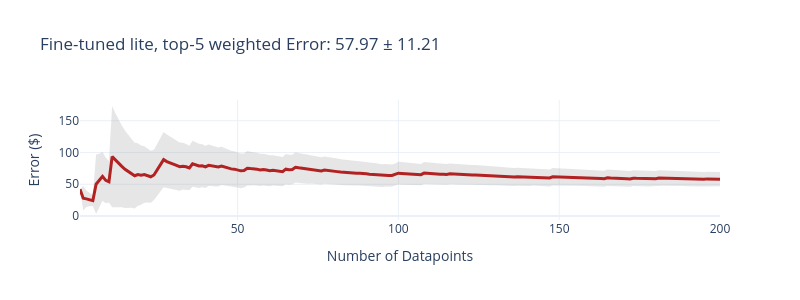
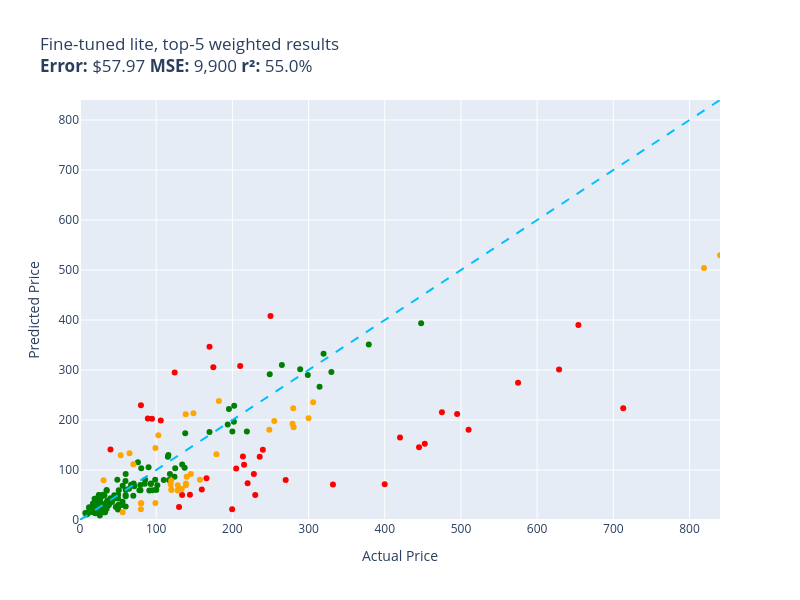

The code cell stored with these charts, in order, in its notebook:
### Markdown cell above
### An experiment: read the probabilities instead of the top token

Llama 3's tokenizer has a single token for every number from 0 to 999, and every price here is below $1,000, so the
whole dollar amount is *one* token. Instead of taking the most likely token, blend the five most likely prices by
their probability. When the model hesitates between $40 and $60, answering $50 costs less than picking the wrong one.

### Code cell
weighted_tester = Tester(lf.make_weighted_predictor(ft_model, tokenizer), prompts["test"], title="Fine-tuned lite, top-5 weighted")
weighted_tester.run()

### Figure 1 — Plotly figure (JSON) as saved in the notebook; plotly's stock layout.template omitted (floating-point values rounded to 4 significant figures; data arrays with more than 128 entries replaced by an {"elided": "..."} marker saying what was removed)
{"data": [{"fill": "toself", "fillcolor": "rgba(128,128,128,0.2)", "hoverinfo": "skip", "line": {"color": "rgba(255,255,255,0)"}, "name": "95% CI", "showlegend": false, "type": "scatter", "x": {"elided": "400 int values"}, "y": {"elided": "400 float values"}}, {"customdata": {"elided": "200x1 float values"}, "hovertemplate": "n=%{x}<br>Avg Error=$%{y:,.2f}<br>±95% CI=$%{customdata[0]:,.2f}<extra></extra>", "line": {"color": "firebrick", "width": 3}, "mode": "lines", "name": "Cumulative Avg Error", "type": "scatter", "x": {"elided": "200 int values"}, "y": {"elided": "200 float values"}}], "layout": {"height": 300, "showlegend": false, "title": {"text": "Fine-tuned lite, top-5 weighted Error: 57.97 ± 11.21"}, "width": 800, "xaxis": {"title": {"text": "Number of Datapoints"}}, "yaxis": {"title": {"text": "Error ($)"}}}}

### Figure 2 — Plotly figure (JSON) as saved in the notebook; plotly's stock layout.template omitted (floating-point values rounded to 4 significant figures)
{"data": [{"customdata": [["Excess V2 Distortion/Modulation Pedal  \nGuess=$176.99 Actual=$219.00"], ["Telpo Headlight Assembly for 2015‑2017 T...\nGuess=$130.13 Actual=$115.99"], ["NewPower99 6000 mAh Battery Replacement ...\nGuess=$29.84 Actual=$54.95"], ["EXMAX NG-10X Fresnel Lens Focusing Adapt...\nGuess=$48.70 Actual=$69.98"], ["Raven Pro Document Scanner Stand  \nGuess=$48.36 Actual=$29.85"], ["Dryer Heating Element & Thermostat/Fuse ...\nGuess=$30.06 Actual=$35.74"], ["High‑Efficiency Twin‑Cylinder Air Compre...\nGuess=$295.90 Actual=$329.90"], ["Metabo HPT 36V MultiVolt Cordless Rotary...\nGuess=$350.98 Actual=$379.00"], ["UltraPro 46mm Close‑Up Macro Filter Kit ...\nGuess=$34.03 Actual=$19.99"], ["CB-6 Extra Hard Chamois Bass Drum Mallet...\nGuess=$30.11 Actual=$54.32"], ["Panasonic KX-DECT 6.0 PLUS Digital Cordl...\nGuess=$69.81 Actual=$79.20"], ["LOVE MEI Galaxy S10 Lite Heavy Duty Shoc...\nGuess=$15.49 Actual=$32.98"], ["GJY 10.6\" Portable TV with Built‑in ATSC...\nGuess=$59.31 Actual=$79.36"], ["LD Products High Yield Toner Cartridge –...\nGuess=$50.64 Actual=$49.98"], ["Dominator Platinum RGB 32GB DDR4 3200MHz...\nGuess=$86.53 Actual=$124.00"], ["HK 13\" Heavy Duty Black Push-Open Cash D...\nGuess=$72.66 Actual=$84.95"], ["June Garden Sweet Dolly Charlotte 10\" So...\nGuess=$20.86 Actual=$19.99"], ["Oil‑Rubbed Bronze Freestanding Tub Fille...\nGuess=$80.59 Actual=$98.65"], ["Handar 10GBase‑LR SFP+ Transceiver  \nGuess=$34.57 Actual=$19.99"], ["Deco Mount Pro Tripod Mic Stand Bundle  \nGuess=$47.56 Actual=$59.95"], ["3-Drawer Mobile File Cabinet  \nGuess=$126.27 Actual=$115.35"], ["Evergreen Cylinder Head Gasket Set & Hea...\nGuess=$77.92 Actual=$59.69"], ["Task Roman Ogee Router Bit 1/4\" Shank, 1...\nGuess=$36.27 Actual=$55.88"], ["120 V/15 A Right‑Angle GFCI Plug, Yellow...\nGuess=$30.06 Actual=$37.87"], ["Mylites+ Standard Comic Book Mylar Sleev...\nGuess=$22.75 Actual=$34.99"], ["LED Light Kit for Lego Sonic Green Hill ...\nGuess=$19.60 Actual=$24.99"], ["152mm Bi-Metal Hole Saw  \nGuess=$16.14 Actual=$17.99"], ["TropicalLife 18‑Inch Large Backpack  \nGuess=$21.99 Actual=$31.77"], ["LED Tail Light Assembly for 2014‑2021 To...\nGuess=$196.48 Actual=$201.99"], ["Adams Check Payment & Deposit Register –...\nGuess=$29.78 Actual=$35.49"], ["Diversitech 1/3 HP 115V Grey Motor  \nGuess=$110.94 Actual=$134.12"], ["Retevis RT68 Soft Earhook Walkie Talkie ...\nGuess=$13.78 Actual=$6.99"], ["Evan‑Fischer Front Bumper Cover for 2015...\nGuess=$228.73 Actual=$202.38"], ["Laisomeke IP67 Waterproof Junction Box  \nGuess=$25.73 Actual=$11.99"], ["Solar Pendant Shed Light with Remote Con...\nGuess=$59.31 Actual=$77.96"], ["Festool Platin 2 6‑Inch S1000 Grit Sandi...\nGuess=$59.21 Actual=$91.00"], ["Western Digital 2TB Enterprise RE4-GP SA...\nGuess=$80.12 Actual=$109.95"], ["DiMarzio DP 163 BluesBucker Pickup  \nGuess=$105.29 Actual=$89.99"], ["PM Auto Front Right Quick Complete Strut...\nGuess=$103.63 Actual=$124.94"], ["Wall Mounted Shower Faucet Set  \nGuess=$115.50 Actual=$76.00"], ["Flip Cover with Stand & Card Slot for Le...\nGuess=$15.65 Actual=$31.61"], ["Miyaya Funny Horse Mask  \nGuess=$29.72 Actual=$16.99"], ["Allmotorparts Engine Thermostat for Hond...\nGuess=$30.21 Actual=$18.89"], ["Ultra Duster Canned Air Net – 10 oz 6‑Pa...\nGuess=$21.07 Actual=$49.90"], ["Beck/Arnley Air Filter  \nGuess=$38.87 Actual=$35.87"], ["IQShield LiquidSkin Screen Protector  \nGuess=$12.65 Actual=$9.95"], ["12 Pack Military Toy Soldiers Action Fig...\nGuess=$32.86 Actual=$16.98"], ["Neporal Full Spectrum 6000K A19 LED Ligh...\nGuess=$32.25 Actual=$18.59"], ["Satco 4-Count LED A19 Light Bulbs  \nGuess=$24.05 Actual=$12.00"], ["Ceramic Talavera Mexican Tile 4x4\" – 9‑P...\nGuess=$50.31 Actual=$29.95"], ["Stick‑On Dressage Course Letters  \nGuess=$30.25 Actual=$26.99"], ["LEGO Marvel Avengers War Machine Buster ...\nGuess=$92.17 Actual=$59.95"], ["KOHLER K--CP Slider Assembly  \nGuess=$42.98 Actual=$45.67"], ["KUNN Compact Electrician Tool Pouch  \nGuess=$26.32 Actual=$21.99"], ["Trim Kit for 2‑Handle Shower & Tub Valve...\nGuess=$59.67 Actual=$94.99"], ["iPhone 12/12 Pro Nicaragua Guardabarranc...\nGuess=$15.29 Actual=$19.97"], ["Custom Replacement Infrared Remote  \nGuess=$29.58 Actual=$34.95"], ["KS K-STORM Silicone Mushroom EarTips  \nGuess=$10.80 Actual=$8.50"], ["Water‑Resistant USB Laptop Backpack for ...\nGuess=$34.16 Actual=$33.99"], ["Luminance 4‑Light Vanity Wall Light  \nGuess=$60.41 Actual=$99.99"], ["4‑Piece 6x5.5 Wheel Spacer Set  \nGuess=$79.98 Actual=$116.95"], ["ReplacementBrand 3-Pack GE RPWF Compatib...\nGuess=$30.00 Actual=$36.99"], ["MGP Caliper Covers – Set of 4 Red Powder...\nGuess=$291.46 Actual=$249.00"], ["LSI Broadcom 9300-8i 8‑Port 12Gb/s SATA+...\nGuess=$92.21 Actual=$118.00"], ["Royal Designs Decorative Tree Finial  \nGuess=$12.35 Actual=$24.95"], ["NewFantasia 2.5mm TRRS Balanced Audio Ca...\nGuess=$21.38 Actual=$31.00"], ["Mikrotik RB3011 RouterBOARD 10xGigabit  \nGuess=$290.23 Actual=$299.00"], ["Forged Carbon Fiber Case for iPhone 14 P...\nGuess=$27.16 Actual=$59.99"], ["BMW 335i/135i AC Compressor Kit  \nGuess=$266.56 Actual=$314.41"], ["MXR Carbon Copy Deluxe Analog Delay  \nGuess=$221.81 Actual=$195.50"], ["Berta 1-1/4\" Overlay 90° Soft Close Cabi...\nGuess=$49.49 Actual=$24.66"], ["Chalkboard Name Badges with Magnetic Bac...\nGuess=$13.73 Actual=$19.95"], ["4‑Pack 1000 lm Solar Street Light with M...\nGuess=$68.62 Actual=$55.99"], ["CIVIE 60W 6‑Port USB Desktop Charger  \nGuess=$26.27 Actual=$15.99"], ["Pyle Wireless Backup Camera & 4.3” LCD M...\nGuess=$72.95 Actual=$70.45"], ["Universal Power Group 12V 100Ah Sealed L...\nGuess=$176.95 Actual=$199.99"], ["HP Pavilion P7‑1257C Motherboard AAHD3‑H...\nGuess=$49.79 Actual=$59.86"], ["Kastar 3600 mAh 7.4V Lithium‑Ion Replace...\nGuess=$30.43 Actual=$19.99"], ["Amana SC587 Carbide-Tipped 3-Wing Bevele...\nGuess=$67.61 Actual=$71.23"], ["Evan Fischer Dual Fan Cooling Assembly  \nGuess=$104.30 Actual=$137.34"], ["ECCPP Power Steering Pump (21‑331)  \nGuess=$80.74 Actual=$85.48"], ["AZX Stylus Pencil for iPad (2021‑2022 Mo...\nGuess=$25.62 Actual=$29.99"], ["Unistorm Aluminum Case for Raspberry Pi ...\nGuess=$16.44 Actual=$14.99"], ["ASUS 27\" 1080P Full HD Monitor  \nGuess=$173.58 Actual=$138.10"], ["17.3\" HD Glossy LCD Replacement Screen  \nGuess=$62.26 Actual=$64.37"], ["Diversitech UC2436‑3 Ultralite Condenser...\nGuess=$103.37 Actual=$80.39"], ["Lorell Bell Chair Glide – 2.5\" Black  \nGuess=$36.76 Actual=$19.50"], ["4\" Catback Exhaust Muffler Tip for Chevy...\nGuess=$191.13 Actual=$193.88"], ["CTLAMP XL-2100 Replacement TV Lamp  \nGuess=$49.32 Actual=$32.00"], ["Sky High Car Audio 14 AWG CCA Speaker Wi...\nGuess=$49.30 Actual=$44.95"], ["APS iBoard 5‑Inch Stainless Steel Runnin...\nGuess=$310.11 Actual=$264.95"], ["Couples Conversation Card Deck  \nGuess=$21.03 Actual=$32.97"], ["The Puppet Company Carpet Unicorn Glove ...\nGuess=$15.15 Actual=$19.00"], ["KYX Racing Hardened Steel Center Drive S...\nGuess=$26.07 Actual=$46.99"], ["Baumgartens Sicurix Blank PVC ID Cards  \nGuess=$42.57 Actual=$19.11"], ["Premium Front Suspension Steering Knuckl...\nGuess=$80.53 Actual=$48.99"], ["Venom Power Terra Hunter R/T+ 35X12.5R20...\nGuess=$332.71 Actual=$319.65"], ["Custom Engagement Logo Desk Embosser Sea...\nGuess=$29.72 Actual=$49.95"], ["Audio‑Technica ATW‑T1002 System 10 Handh...\nGuess=$301.61 Actual=$289.00"], ["Glitter Gold Snowflake Envelope Seal Sti...\nGuess=$9.11 Actual=$25.99"], ["LD 7‑Pack High‑Yield Black Ink Cartridge...\nGuess=$36.05 Actual=$41.99"], ["Wine A BIT Wall Decal  \nGuess=$16.29 Actual=$12.98"], ["VATOS Bubble Machine Gun Set  \nGuess=$21.29 Actual=$22.88"], ["Carbon Fiber Racing Steering Wheel with ...\nGuess=$393.60 Actual=$447.74"], ["BXYJY 360° Protective Case with S‑Pen Ho...\nGuess=$21.87 Actual=$49.99"], ["VONADO Space Wars Colonial Viper MK1 Bui...\nGuess=$43.59 Actual=$39.99"], ["Sony Bravia TV Replacement Remote (No Vo...\nGuess=$14.54 Actual=$9.99"], ["Disney Princess Sparkling Sleeping Beaut...\nGuess=$40.33 Actual=$24.95"], ["Sabermaster 70x40 cm Card Playmat  \nGuess=$26.09 Actual=$21.99"], ["Star Wars Y‑Wing Fighter – Die‑Cast Meta...\nGuess=$33.90 Actual=$22.70"], ["DuraGo BR5330 Front Vented Disc Brake Ro...\nGuess=$69.62 Actual=$101.51"], ["Glovion Clip‑On Music Stand Light  \nGuess=$32.56 Actual=$27.99"], ["Samsung DA97-07603B Freezer Ice Maker As...\nGuess=$72.95 Actual=$93.02"], ["BLANCO Valea Stainless Steel Sink Grid –...\nGuess=$72.07 Actual=$92.88"], ["Think Gizmos Build‑Your‑Own Remote Contr...\nGuess=$49.95 Actual=$24.95"], ["4/4 Viola Bow Carbon Fiber  \nGuess=$42.77 Actual=$49.99"], ["VTech Strum & Jam KidiBand 3-in-1 Musica...\nGuess=$43.07 Actual=$21.99"], ["KZ ZS10 Pro In‑Ear Monitor Headphone Bun...\nGuess=$70.64 Actual=$66.99"], ["Fender Voodoo Child Coiled Instrument Ca...\nGuess=$60.45 Actual=$59.99"], ["LED Module for Whirlpool Refrigerator  \nGuess=$42.17 Actual=$26.59"], ["Jada Toys Ryan’s World Combo Panda Airli...\nGuess=$59.85 Actual=$34.94"], ["Pyle PCA4 2x120 W Compact Home Audio Amp...\nGuess=$59.68 Actual=$50.92"], ["Peel & Stick Hexagon Marble Backsplash (...\nGuess=$58.53 Actual=$34.99"], ["Dual Color LED Neon Sign for Gym  \nGuess=$60.51 Actual=$99.99"], ["Xiaomi Redmi 10 2022 6.5\" 50MP Quad Came...\nGuess=$176.14 Actual=$169.99"], ["Refresh 3‑Pack NSF‑53 Refrigerator Water...\nGuess=$30.40 Actual=$50.99"], ["Glitter Slim Leather Strap for Fitbit Ve...\nGuess=$15.87 Actual=$25.99"]], "hovertemplate": "%{customdata[0]}<extra></extra>", "legendgroup": "green", "marker": {"color": "green", "size": 6, "symbol": "circle"}, "mode": "markers", "name": "green", "orientation": "v", "showlegend": true, "type": "scatter", "x": [219.0, 116.0, 54.95, 69.98, 29.85, 35.74, 329.9, 379.0, 19.99, 54.32, 79.2, 32.98, 79.36, 49.98, 124.0, 84.95, 19.99, 98.65, 19.99, 59.95, 115.3, 59.69, 55.88, 37.87, 34.99, 24.99, 17.99, 31.77, 202.0, 35.49, 134.1, 6.99, 202.4, 11.99, 77.96, 91.0, 110.0, 89.99, 124.9, 76.0, 31.61, 16.99, 18.89, 49.9, 35.87, 9.95, 16.98, 18.59, 12.0, 29.95, 26.99, 59.95, 45.67, 21.99, 94.99, 19.97, 34.95, 8.5, 33.99, 99.99, 117.0, 36.99, 249.0, 118.0, 24.95, 31.0, 299.0, 59.99, 314.4, 195.5, 24.66, 19.95, 55.99, 15.99, 70.45, 200.0, 59.86, 19.99, 71.23, 137.3, 85.48, 29.99, 14.99, 138.1, 64.37, 80.39, 19.5, 193.9, 32.0, 44.95, 264.9, 32.97, 19.0, 46.99, 19.11, 48.99, 319.6, 49.95, 289.0, 25.99, 41.99, 12.98, 22.88, 447.7, 49.99, 39.99, 9.99, 24.95, 21.99, 22.7, 101.5, 27.99, 93.02, 92.88, 24.95, 49.99, 21.99, 66.99, 59.99, 26.59, 34.94, 50.92, 34.99, 99.99, 170.0, 50.99, 25.99], "xaxis": "x", "y": [177.0, 130.1, 29.84, 48.7, 48.36, 30.06, 295.9, 351.0, 34.03, 30.11, 69.81, 15.49, 59.31, 50.64, 86.53, 72.66, 20.86, 80.59, 34.57, 47.56, 126.3, 77.92, 36.27, 30.06, 22.75, 19.6, 16.14, 21.99, 196.5, 29.78, 110.9, 13.78, 228.7, 25.73, 59.31, 59.21, 80.12, 105.3, 103.6, 115.5, 15.65, 29.72, 30.21, 21.07, 38.87, 12.65, 32.86, 32.25, 24.05, 50.31, 30.25, 92.17, 42.98, 26.32, 59.67, 15.29, 29.58, 10.8, 34.16, 60.41, 79.98, 30.0, 291.5, 92.21, 12.35, 21.38, 290.2, 27.16, 266.6, 221.8, 49.49, 13.73, 68.62, 26.27, 72.95, 177.0, 49.79, 30.43, 67.61, 104.3, 80.74, 25.62, 16.44, 173.6, 62.26, 103.4, 36.76, 191.1, 49.32, 49.3, 310.1, 21.03, 15.15, 26.07, 42.57, 80.53, 332.7, 29.72, 301.6, 9.107, 36.05, 16.29, 21.29, 393.6, 21.87, 43.59, 14.54, 40.33, 26.09, 33.9, 69.62, 32.56, 72.95, 72.07, 49.95, 42.77, 43.07, 70.64, 60.45, 42.17, 59.85, 59.68, 58.53, 60.51, 176.1, 30.4, 15.87], "yaxis": "y"}, {"customdata": [["UPC RBC12-UPC Replacement Battery Cartri...\nGuess=$50.21 Actual=$229.99"], ["Lexmark X651 Compatible Toner Cartridge ...\nGuess=$50.35 Actual=$144.29"], ["ACDelco GM FW339 Front Wheel Hub & Beari...\nGuess=$110.51 Actual=$215.33"], ["Bam France 2002XL Contoured Hightech 4/4...\nGuess=$223.68 Actual=$713.00"], ["APS iBoard 6‑inch Aluminum Running Board...\nGuess=$308.06 Actual=$210.23"], ["Intermatic PX300 12V 300W Transformer wi...\nGuess=$50.19 Actual=$134.00"], ["SKB iSeries 3i-13096-6KP Camera Case  \nGuess=$305.66 Actual=$174.99"], ["Bam Trekking 3027SB Black Clarinet Backp...\nGuess=$70.97 Actual=$332.00"], ["DEWALT 20V MAX XR Impact Driver with Blu...\nGuess=$152.71 Actual=$452.53"], ["Compact High‑Performance Mini PC  \nGuess=$211.80 Actual=$495.00"], ["GanFindX Portable Hand Control System  \nGuess=$60.78 Actual=$159.90"], ["Travelpro Platinum Elite Slim Business L...\nGuess=$126.83 Actual=$213.83"], ["JRready Deutsch DT Series Connector Kit ...\nGuess=$21.38 Actual=$199.68"], ["Dakota Alert MURS Driveway Probe Sensor ...\nGuess=$73.25 Actual=$219.99"], ["3D Tree Hole Stair Risers Vinyl Mural  \nGuess=$25.93 Actual=$129.99"], ["Kohler Filtered Water Faucet  \nGuess=$215.47 Actual=$475.00"], ["Dual‑Intensity Amber Pindicator  \nGuess=$140.78 Actual=$40.00"], ["Sumerain LED Waterfall Bathroom Faucet  \nGuess=$126.27 Actual=$235.86"], ["Poison Spyder Rocker Knocker 10-08-020  \nGuess=$300.81 Actual=$628.76"], ["VLAND LED Smoked Taillights for Toyota C...\nGuess=$140.58 Actual=$239.99"], ["Lighted Triangle Mirror Cabinet with Doo...\nGuess=$145.31 Actual=$445.00"], ["Dell Optiplex 390 19\" Desktop Bundle  \nGuess=$294.87 Actual=$124.27"], ["Pioneer 2‑Handle Kitchen Faucet  \nGuess=$92.09 Actual=$228.22"], ["Aeromotive X1 Adjustable Fuel Regulator ...\nGuess=$79.98 Actual=$269.95"], ["Walker Exhaust Ultra EPA 16478 Direct Fi...\nGuess=$274.58 Actual=$574.99"], ["Canon Sure Shot 90U 35mm Compact Camera ...\nGuess=$71.62 Actual=$399.89"], ["Ibanez Acoustic Mandolin M510 A‑Style  \nGuess=$346.56 Actual=$169.99"], ["CradlePoint Compact Broadband Router CBR...\nGuess=$203.03 Actual=$89.00"], ["Cardone 84-58642 HEI Electronic Distribu...\nGuess=$83.28 Actual=$165.99"], ["SP-8102BU 1/4\" Hex Impact Driver  \nGuess=$102.83 Actual=$204.99"], ["Music Hall PA15.3 Phono Preamplifier  \nGuess=$407.80 Actual=$250.00"], ["Competition Clutch Disc & Pressure Plate...\nGuess=$180.68 Actual=$510.00"], ["9\" Android Auto & CarPlay 9‑inch Touchsc...\nGuess=$198.98 Actual=$106.00"], ["Pacific Drums 16\"x18\" Floor Tom, Red‑to‑...\nGuess=$165.23 Actual=$419.99"], ["Intex River Run Connect Lounge (4-Pack) ...\nGuess=$202.73 Actual=$94.49"], ["Empava 24\" Electric Single Wall Oven  \nGuess=$390.04 Actual=$654.14"], ["MonMount Triple Monitor Freestanding Tri...\nGuess=$229.28 Actual=$79.99"]], "hovertemplate": "%{customdata[0]}<extra></extra>", "legendgroup": "red", "marker": {"color": "red", "size": 6, "symbol": "circle"}, "mode": "markers", "name": "red", "orientation": "v", "showlegend": true, "type": "scatter", "x": [230.0, 144.3, 215.3, 713.0, 210.2, 134.0, 175.0, 332.0, 452.5, 495.0, 159.9, 213.8, 199.7, 220.0, 130.0, 475.0, 40.0, 235.9, 628.8, 240.0, 445.0, 124.3, 228.2, 269.9, 575.0, 399.9, 170.0, 89.0, 166.0, 205.0, 250.0, 510.0, 106.0, 420.0, 94.49, 654.1, 79.99], "xaxis": "x", "y": [50.21, 50.35, 110.5, 223.7, 308.1, 50.19, 305.7, 70.97, 152.7, 211.8, 60.78, 126.8, 21.38, 73.25, 25.93, 215.5, 140.8, 126.3, 300.8, 140.6, 145.3, 294.9, 92.09, 79.98, 274.6, 71.62, 346.6, 203.0, 83.28, 102.8, 407.8, 180.7, 199.0, 165.2, 202.7, 390.0, 229.3], "yaxis": "y"}, {"customdata": [["PEMP E65/E66 Optical Fiber Box for BMW  \nGuess=$70.76 Actual=$119.00"], ["Clementoni 1000‑Piece Jigsaw Puzzle – Th...\nGuess=$33.52 Actual=$79.95"], ["4GB DDR2 1066MHz Desktop Memory Kit  \nGuess=$33.57 Actual=$80.34"], ["Canon EOS Rebel T7 DSLR Bundle with EF-S...\nGuess=$503.81 Actual=$819.00"], ["15\" Oil‑Rubbed Bronze Locking Shower Hea...\nGuess=$21.74 Actual=$79.95"], ["Tidal Front & Rear Fender Flares – 4‑Pac...\nGuess=$197.77 Actual=$254.99"], ["Wenger City Upgrade 16\" Laptop Backpack ...\nGuess=$91.88 Actual=$145.42"], ["Fjallraven Kanken 15\" Laptop Backpack  \nGuess=$78.66 Actual=$119.65"], ["Portable 7500L Mini Projector  \nGuess=$129.38 Actual=$53.40"], ["Trail Gear Twin Stick Shift Kit  \nGuess=$223.49 Actual=$279.92"], ["Pidoko Kids Train Table – Grey 90‑Piece ...\nGuess=$60.82 Actual=$119.97"], ["Archangel 6‑Inch Action Figure  \nGuess=$33.85 Actual=$98.95"], ["ANZO USA 111207 Crystal Headlights  \nGuess=$238.12 Actual=$182.28"], ["Kingston Brass Clawfoot Tub Faucet  \nGuess=$235.39 Actual=$305.99"], ["EMART 10ft Adjustable C‑Stand with Boom ...\nGuess=$59.94 Actual=$119.99"], ["Grey Pneumatic 1311SD 8‑Point Impact Soc...\nGuess=$80.71 Actual=$157.43"], ["Urth 62mm UV, CPL, ND2-400 Lens Filter K...\nGuess=$73.07 Actual=$139.00"], ["Wilkinson LOW GAUSS Vintage Tone Strat S...\nGuess=$79.45 Actual=$30.93"], ["DuraGo Front Hub Assembly  \nGuess=$69.58 Actual=$128.34"], ["Volvo Engine Cooling Coolant System  \nGuess=$169.67 Actual=$102.85"], ["Auertech Portable Twin‑Tub Mini Washer  \nGuess=$143.79 Actual=$98.99"], ["18\" White Undermount Ceramic Single-Bowl...\nGuess=$131.65 Actual=$179.00"], ["Yamaha Mountain Max Seat Cover Replaceme...\nGuess=$69.73 Actual=$138.95"], ["UPR Mach 1 Chin Spoiler  \nGuess=$133.36 Actual=$64.99"], ["Skullcandy Hesh Evo Over‑Ear Bluetooth H...\nGuess=$111.33 Actual=$69.99"], ["Rohl Wire Sink Grid for UM3018 Kitchen S...\nGuess=$59.21 Actual=$128.28"], ["StonKraft Brass Chess Board & Pieces  \nGuess=$86.52 Actual=$140.00"], ["Premium LED Tail Light Lamp for 2010‑201...\nGuess=$192.58 Actual=$278.94"], ["OEM Samsung IR Remote Control  \nGuess=$15.34 Actual=$56.00"], ["Dell XPS 13 13.3\" Full‑HD Laptop  \nGuess=$529.45 Actual=$839.99"], ["Vinyl Roll‑Up Tonneau Cover Kit for Toyo...\nGuess=$213.47 Actual=$148.88"], ["HP LaserJet 2100 Workgroup Laser Printer...\nGuess=$203.52 Actual=$299.98"], ["PowerSport Front & Rear Brake Kit for Ol...\nGuess=$180.68 Actual=$248.51"], ["Targus CityGear 15‑17.3” Laptop Backpack...\nGuess=$62.07 Actual=$133.43"], ["Garmin GT15M-TM Transom‑Mount Transducer...\nGuess=$211.43 Actual=$138.74"], ["Volvo AC Compressor & Clutch Set for C70...\nGuess=$185.30 Actual=$280.41"]], "hovertemplate": "%{customdata[0]}<extra></extra>", "legendgroup": "orange", "marker": {"color": "orange", "size": 6, "symbol": "circle"}, "mode": "markers", "name": "orange", "orientation": "v", "showlegend": true, "type": "scatter", "x": [119.0, 79.95, 80.34, 819.0, 79.95, 255.0, 145.4, 119.7, 53.4, 279.9, 120.0, 98.95, 182.3, 306.0, 120.0, 157.4, 139.0, 30.93, 128.3, 102.8, 98.99, 179.0, 138.9, 64.99, 69.99, 128.3, 140.0, 278.9, 56.0, 840.0, 148.9, 300.0, 248.5, 133.4, 138.7, 280.4], "xaxis": "x", "y": [70.76, 33.52, 33.57, 503.8, 21.74, 197.8, 91.88, 78.66, 129.4, 223.5, 60.82, 33.85, 238.1, 235.4, 59.94, 80.71, 73.07, 79.45, 69.58, 169.7, 143.8, 131.7, 69.73, 133.4, 111.3, 59.21, 86.52, 192.6, 15.34, 529.5, 213.5, 203.5, 180.7, 62.07, 211.4, 185.3], "yaxis": "y"}, {"hoverinfo": "skip", "line": {"color": "deepskyblue", "dash": "dash", "width": 2}, "mode": "lines", "name": "y = x", "showlegend": false, "type": "scatter", "x": [0, 840.0], "y": [0, 840.0]}], "layout": {"height": 600, "legend": {"title": {"text": "color"}, "tracegroupgap": 0}, "showlegend": false, "title": {"text": "Fine-tuned lite, top-5 weighted results<br><b>Error:</b> $57.97 <b>MSE:</b> 9,900 <b>r²:</b> 55.0%"}, "width": 800, "xaxis": {"anchor": "y", "domain": [0.0, 1.0], "range": [0, 840.0], "title": {"text": "Actual Price"}}, "yaxis": {"anchor": "x", "domain": [0.0, 1.0], "range": [0, 840.0], "title": {"text": "Predicted Price"}}}}
